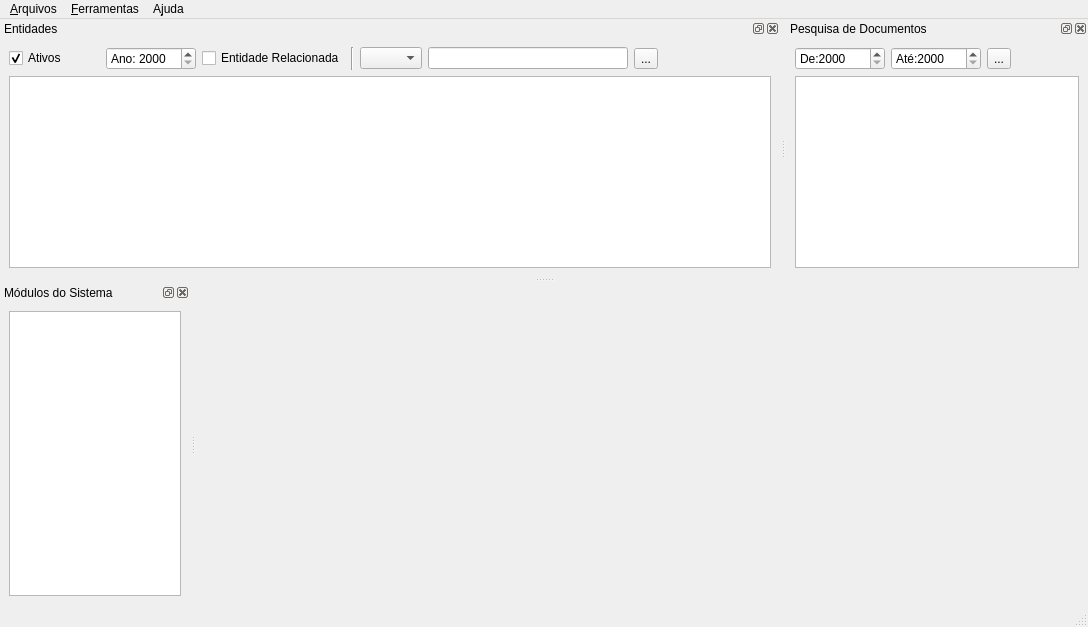
<?xml version="1.0" encoding="UTF-8"?>
<ui version="4.0">
 <author>Puttini, Volnei C.</author>
 <class>MWDocBase</class>
 <widget class="QMainWindow" name="MWDocBase">
  <property name="geometry">
   <rect>
    <x>0</x>
    <y>0</y>
    <width>1088</width>
    <height>627</height>
   </rect>
  </property>
  <property name="windowTitle">
   <string>DocBase</string>
  </property>
  <property name="windowIcon">
   <iconset resource="application.qrc">
    <normaloff>:/docbase.png</normaloff>:/docbase.png</iconset>
  </property>
  <widget class="QWidget" name="centralwidget"/>
  <widget class="QMenuBar" name="menubar">
   <property name="geometry">
    <rect>
     <x>0</x>
     <y>0</y>
     <width>1088</width>
     <height>22</height>
    </rect>
   </property>
   <widget class="QMenu" name="menuArquivos">
    <property name="title">
     <string>&amp;Arquivos</string>
    </property>
    <addaction name="separator"/>
   </widget>
   <widget class="QMenu" name="menuFerramentas">
    <property name="title">
     <string>&amp;Ferramentas</string>
    </property>
   </widget>
   <widget class="QMenu" name="menuAjuda">
    <property name="title">
     <string>A&amp;juda</string>
    </property>
   </widget>
   <addaction name="menuArquivos"/>
   <addaction name="menuFerramentas"/>
   <addaction name="menuAjuda"/>
  </widget>
  <widget class="QStatusBar" name="statusbar"/>
  <widget class="QDockWidget" name="dockWidgetEntity">
   <property name="allowedAreas">
    <set>Qt::TopDockWidgetArea</set>
   </property>
   <property name="windowTitle">
    <string>Entidades</string>
   </property>
   <attribute name="dockWidgetArea">
    <number>4</number>
   </attribute>
   <widget class="QWidget" name="dockWidgetContents_2">
    <layout class="QGridLayout" name="gridLayout_2">
     <item row="0" column="1">
      <widget class="QSpinBox" name="spinBoxAno">
       <property name="sizePolicy">
        <sizepolicy hsizetype="Fixed" vsizetype="Fixed">
         <horstretch>0</horstretch>
         <verstretch>0</verstretch>
        </sizepolicy>
       </property>
       <property name="minimumSize">
        <size>
         <width>90</width>
         <height>0</height>
        </size>
       </property>
       <property name="maximumSize">
        <size>
         <width>90</width>
         <height>16777215</height>
        </size>
       </property>
       <property name="prefix">
        <string>Ano: </string>
       </property>
       <property name="minimum">
        <number>2000</number>
       </property>
       <property name="maximum">
        <number>2032</number>
       </property>
       <property name="value">
        <number>2000</number>
       </property>
      </widget>
     </item>
     <item row="0" column="2">
      <widget class="QCheckBox" name="checkBoxEntityIdentify">
       <property name="text">
        <string>Entidade Relacionada</string>
       </property>
      </widget>
     </item>
     <item row="0" column="0">
      <widget class="QCheckBox" name="checkBoxStatus">
       <property name="sizePolicy">
        <sizepolicy hsizetype="Fixed" vsizetype="Fixed">
         <horstretch>0</horstretch>
         <verstretch>0</verstretch>
        </sizepolicy>
       </property>
       <property name="minimumSize">
        <size>
         <width>91</width>
         <height>0</height>
        </size>
       </property>
       <property name="maximumSize">
        <size>
         <width>91</width>
         <height>16777215</height>
        </size>
       </property>
       <property name="text">
        <string>Ativos</string>
       </property>
       <property name="checked">
        <bool>true</bool>
       </property>
       <property name="tristate">
        <bool>true</bool>
       </property>
      </widget>
     </item>
     <item row="1" column="0" colspan="8">
      <widget class="tvEntity" name="treeViewEntity">
       <property name="frameShadow">
        <enum>QFrame::Sunken</enum>
       </property>
      </widget>
     </item>
     <item row="0" column="7">
      <spacer name="horizontalSpacer">
       <property name="orientation">
        <enum>Qt::Horizontal</enum>
       </property>
       <property name="sizeHint" stdset="0">
        <size>
         <width>320</width>
         <height>20</height>
        </size>
       </property>
      </spacer>
     </item>
     <item row="0" column="4">
      <widget class="QComboBox" name="comboBoxSearch">
       <item>
        <property name="text">
         <string/>
        </property>
       </item>
       <item>
        <property name="text">
         <string>CNPJ</string>
        </property>
       </item>
       <item>
        <property name="text">
         <string>I.E.</string>
        </property>
       </item>
       <item>
        <property name="text">
         <string>CPF</string>
        </property>
       </item>
       <item>
        <property name="text">
         <string>R.G.</string>
        </property>
       </item>
      </widget>
     </item>
     <item row="0" column="3">
      <widget class="Line" name="line">
       <property name="orientation">
        <enum>Qt::Vertical</enum>
       </property>
      </widget>
     </item>
     <item row="0" column="5">
      <widget class="QLineEdit" name="lineEditSearch">
       <property name="minimumSize">
        <size>
         <width>200</width>
         <height>0</height>
        </size>
       </property>
      </widget>
     </item>
     <item row="0" column="6">
      <widget class="QToolButton" name="toolButtonSearch">
       <property name="text">
        <string>...</string>
       </property>
       <property name="icon">
        <iconset resource="application.qrc">
         <normaloff>:/filefind.png</normaloff>:/filefind.png</iconset>
       </property>
      </widget>
     </item>
    </layout>
   </widget>
  </widget>
  <widget class="QDockWidget" name="dockWidgetFindDocs">
   <property name="features">
    <set>QDockWidget::AllDockWidgetFeatures</set>
   </property>
   <property name="allowedAreas">
    <set>Qt::TopDockWidgetArea</set>
   </property>
   <property name="windowTitle">
    <string>Pesquisa de Documentos</string>
   </property>
   <attribute name="dockWidgetArea">
    <number>4</number>
   </attribute>
   <widget class="QWidget" name="dockWidgetContents_3">
    <layout class="QGridLayout" name="gridLayout_3">
     <item row="0" column="0">
      <widget class="QSpinBox" name="spinBoxFindStartYear">
       <property name="sizePolicy">
        <sizepolicy hsizetype="Fixed" vsizetype="Fixed">
         <horstretch>0</horstretch>
         <verstretch>0</verstretch>
        </sizepolicy>
       </property>
       <property name="minimumSize">
        <size>
         <width>90</width>
         <height>0</height>
        </size>
       </property>
       <property name="maximumSize">
        <size>
         <width>90</width>
         <height>16777215</height>
        </size>
       </property>
       <property name="toolTip">
        <string>Ano inicial</string>
       </property>
       <property name="prefix">
        <string>De:</string>
       </property>
       <property name="minimum">
        <number>2000</number>
       </property>
       <property name="maximum">
        <number>2032</number>
       </property>
      </widget>
     </item>
     <item row="0" column="1">
      <widget class="QSpinBox" name="spinBoxFindEndYear">
       <property name="sizePolicy">
        <sizepolicy hsizetype="Fixed" vsizetype="Fixed">
         <horstretch>0</horstretch>
         <verstretch>0</verstretch>
        </sizepolicy>
       </property>
       <property name="minimumSize">
        <size>
         <width>90</width>
         <height>0</height>
        </size>
       </property>
       <property name="maximumSize">
        <size>
         <width>91</width>
         <height>16777215</height>
        </size>
       </property>
       <property name="toolTip">
        <string>Ano final</string>
       </property>
       <property name="suffix">
        <string/>
       </property>
       <property name="prefix">
        <string>Até:</string>
       </property>
       <property name="minimum">
        <number>2000</number>
       </property>
       <property name="maximum">
        <number>2032</number>
       </property>
      </widget>
     </item>
     <item row="0" column="2">
      <widget class="QToolButton" name="toolButtonFind">
       <property name="statusTip">
        <string>Pesquisa pela Data de Cadastro dos documentos</string>
       </property>
       <property name="text">
        <string>...</string>
       </property>
       <property name="icon">
        <iconset resource="application.qrc">
         <normaloff>:/filefind.png</normaloff>:/filefind.png</iconset>
       </property>
      </widget>
     </item>
     <item row="0" column="3">
      <spacer name="horizontalSpacer_2">
       <property name="orientation">
        <enum>Qt::Horizontal</enum>
       </property>
       <property name="sizeHint" stdset="0">
        <size>
         <width>144</width>
         <height>20</height>
        </size>
       </property>
      </spacer>
     </item>
     <item row="1" column="0" colspan="4">
      <widget class="tvFindDocs" name="treeViewFind">
       <property name="editTriggers">
        <set>QAbstractItemView::DoubleClicked|QAbstractItemView::EditKeyPressed</set>
       </property>
       <property name="alternatingRowColors">
        <bool>false</bool>
       </property>
       <property name="wordWrap">
        <bool>true</bool>
       </property>
      </widget>
     </item>
    </layout>
   </widget>
  </widget>
  <widget class="QDockWidget" name="dockWModulos">
   <property name="sizePolicy">
    <sizepolicy hsizetype="Fixed" vsizetype="Preferred">
     <horstretch>0</horstretch>
     <verstretch>0</verstretch>
    </sizepolicy>
   </property>
   <property name="minimumSize">
    <size>
     <width>100</width>
     <height>133</height>
    </size>
   </property>
   <property name="maximumSize">
    <size>
     <width>190</width>
     <height>524287</height>
    </size>
   </property>
   <property name="allowedAreas">
    <set>Qt::LeftDockWidgetArea|Qt::RightDockWidgetArea</set>
   </property>
   <property name="windowTitle">
    <string>Módulos do Sistema</string>
   </property>
   <attribute name="dockWidgetArea">
    <number>1</number>
   </attribute>
   <widget class="QWidget" name="dockWidgetContents">
    <layout class="QGridLayout" name="gridLayout">
     <item row="0" column="0">
      <widget class="lvModulosP" name="lvModulos"/>
     </item>
    </layout>
   </widget>
  </widget>
 </widget>
 <customwidgets>
  <customwidget>
   <class>lvModulosP</class>
   <extends>QListView</extends>
   <header location="global">lvmodulosp.h</header>
  </customwidget>
  <customwidget>
   <class>tvEntity</class>
   <extends>QTreeView</extends>
   <header location="global">tventity.h</header>
  </customwidget>
  <customwidget>
   <class>tvFindDocs</class>
   <extends>QTreeView</extends>
   <header location="global">tvfinddocs.h</header>
  </customwidget>
 </customwidgets>
 <tabstops>
  <tabstop>spinBoxAno</tabstop>
  <tabstop>checkBoxEntityIdentify</tabstop>
  <tabstop>checkBoxStatus</tabstop>
  <tabstop>treeViewEntity</tabstop>
  <tabstop>comboBoxSearch</tabstop>
  <tabstop>lineEditSearch</tabstop>
  <tabstop>toolButtonSearch</tabstop>
  <tabstop>spinBoxFindStartYear</tabstop>
  <tabstop>spinBoxFindEndYear</tabstop>
  <tabstop>toolButtonFind</tabstop>
  <tabstop>treeViewFind</tabstop>
  <tabstop>lvModulos</tabstop>
 </tabstops>
 <resources>
  <include location="application.qrc"/>
 </resources>
 <connections>
  <connection>
   <sender>dockWidgetEntity</sender>
   <signal>visibilityChanged(bool)</signal>
   <receiver>MWDocBase</receiver>
   <slot>dockWidgetEntity_visibilityChanged(bool)</slot>
   <hints>
    <hint type="sourcelabel">
     <x>126</x>
     <y>33</y>
    </hint>
    <hint type="destinationlabel">
     <x>452</x>
     <y>321</y>
    </hint>
   </hints>
  </connection>
  <connection>
   <sender>lvModulos</sender>
   <signal>doubleClicked(QModelIndex)</signal>
   <receiver>MWDocBase</receiver>
   <slot>lvModulos_doubleClicked(QModelIndex)</slot>
   <hints>
    <hint type="sourcelabel">
     <x>167</x>
     <y>443</y>
    </hint>
    <hint type="destinationlabel">
     <x>390</x>
     <y>164</y>
    </hint>
   </hints>
  </connection>
  <connection>
   <sender>comboBoxSearch</sender>
   <signal>currentIndexChanged(int)</signal>
   <receiver>lineEditSearch</receiver>
   <slot>setFocus()</slot>
   <hints>
    <hint type="sourcelabel">
     <x>363</x>
     <y>60</y>
    </hint>
    <hint type="destinationlabel">
     <x>429</x>
     <y>66</y>
    </hint>
   </hints>
  </connection>
 </connections>
 <slots>
  <slot>lvModulos_doubleClicked(QModelIndex)</slot>
  <slot>tvEntity_doubleClicked(QModelIndex)</slot>
  <slot>dockWidgetEntity_visibilityChanged(bool)</slot>
 </slots>
</ui>
